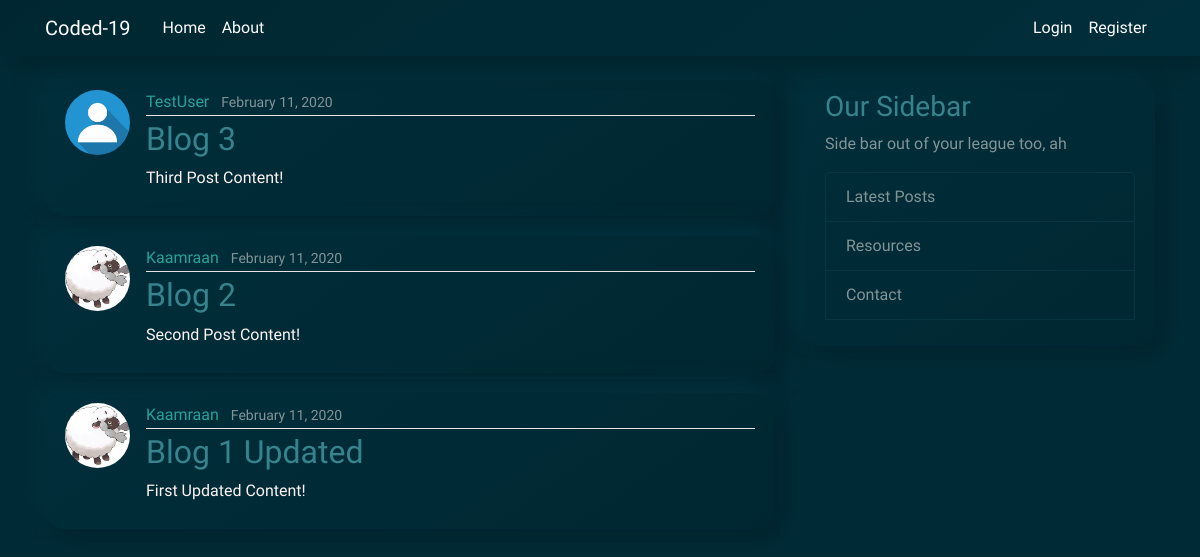
The app's page /, older data.
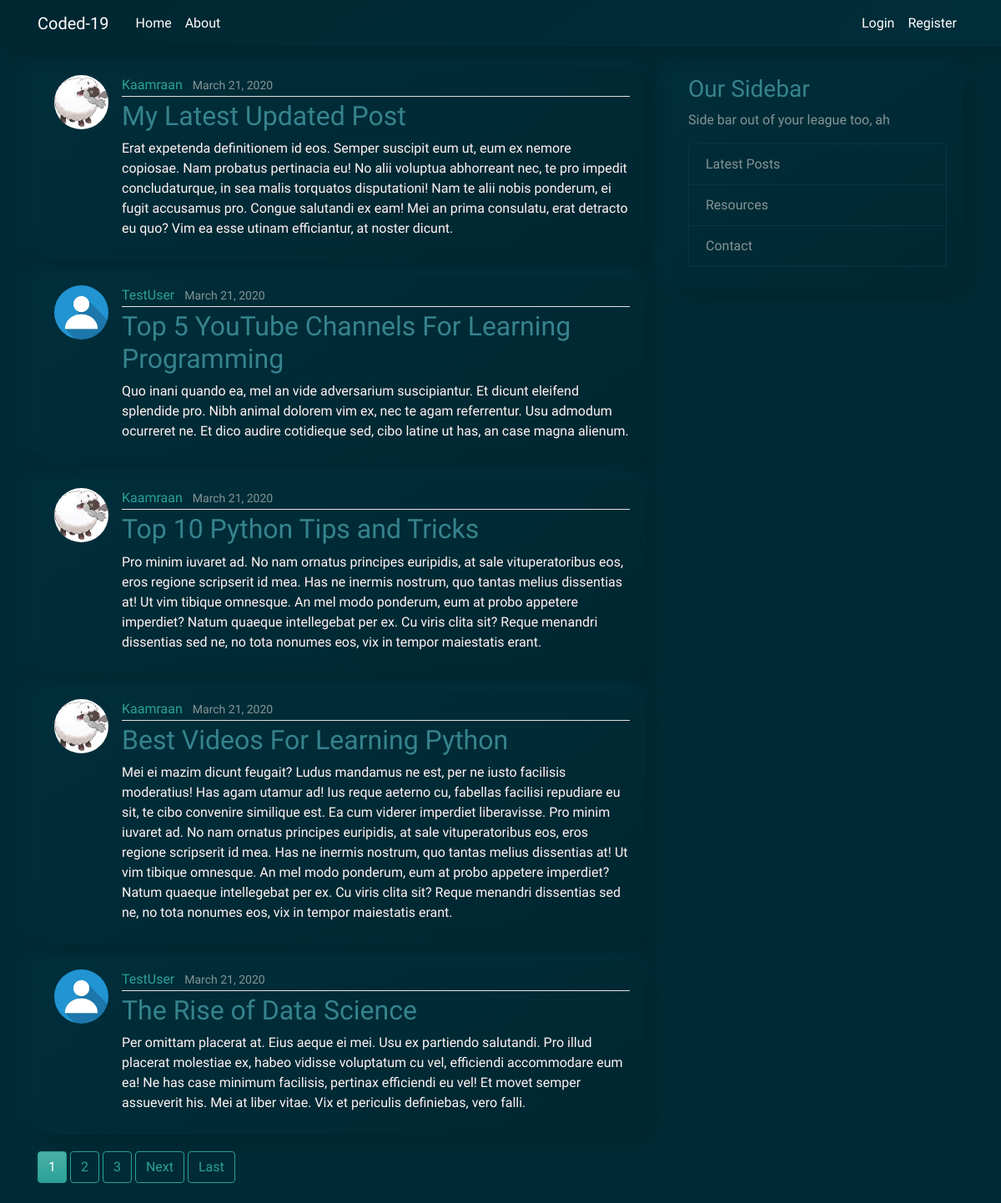
The same page, newer data.
### blog/models.py (models this page shows, shortened)
class Post(models.Model):
	title = models.CharField(max_length=100)
	content = models.TextField()
	date_posted = models.DateTimeField(default=timezone.now)
	author = models.ForeignKey(User, on_delete=models.CASCADE)

### users/models.py (models this page shows, shortened)
class Profile(models.Model):
	user = models.OneToOneField(User, on_delete=models.CASCADE)
	image = models.ImageField(default='default.jpg', upload_to='profile_pics')

### blog/views.py (the view)
# urls.py: path('', PostListView.as_view(), name='blog-home'),
class PostListView(ListView):
	model = Post
	template_name = 'blog/home.html'
	context_object_name = 'posts'
	ordering = ['-date_posted']
	paginate_by = 5

### blog/templates/blog/home.html (shortened to what this page needs)
{% extends "blog/base.html" %}
{% block content %}
	{% for post in posts  %}
		<article class="media content-section">
		  <img class="rounded-circle article-img" src="{{ post.author.profile.image.url }}">
		  <div class="media-body">
		    <div class="article-metadata">
		      <a class="mr-2" href="{% url 'user-posts' post.author.username %}">{{ post.author }}</a>
		      <small class="text-muted">{{ post.date_posted|date:"F d, Y" }}</small>
		    </div>
		    <h2><a class="article-title" href="{% url 'post-detail' post.id %}">{{ post.title }}</a></h2>
		    <p class="article-">{{ post.content }}</p>
		  </div>
		</article>
	{% endfor %}
	{% if is_paginated %}
		{% for num in page_obj.paginator.page_range %}
			{% if page_obj.number == num %}
				<a class="btn btn-success mb-4" href="?page={{ num }}">{{ num }}</a>
			{% elif num > page_obj.number|add:'-3' and num < page_obj.number|add:'3'%}
				<a class="btn btn-outline-success mb-4" href="?page={{ num }}">{{ num }}</a>
			{% endif %}
		{% endfor %}
		{% if page_obj.has_next %}
			<a class="btn btn-outline-success mb-4" href="?page={{ page_obj.next_page_number }}">Next</a>
			<a class="btn btn-outline-success mb-4" href="?page={{ page_obj.paginator.num_pages }}">Last</a>
		{% endif %}
	{% endif %}
{% endblock content %}

Row changes from the older to the newer data that the page shows:
no longer on this page (row unchanged): Post: author.profile.image (placeholder picture), author "TestUser", date_posted "February 11, 2020", title "Blog 3", content "Third Post Content!"
no longer on this page (row unchanged): Post: author.profile.image (picture), author "Kaamraan", date_posted "February 11, 2020", title "Blog 2", content "Second Post Content!"
no longer on this page (row unchanged): Post: author.profile.image (picture), author "Kaamraan", date_posted "February 11, 2020", title "Blog 1 Updated", content "First Updated Content!"
added Post: author.profile.image (picture), author "Kaamraan", date_posted "March 21, 2020", title "My Latest Updated Post", content "Erat expetenda definitionem id eos. Semper suscipit eum ut, eum ex nemore copiosae. Nam probatus pertinacia eu! No alii voluptua abhorreant nec, te pro impedit concludaturque, in sea malis torquatos disputationi! Nam te alii nobis ponderum, ei fugit accusamus pro. Congue salutandi ex eam! Mei an prima consulatu, erat detracto eu quo? Vim ea esse utinam efficiantur, at noster dicunt."
added Post: author.profile.image (placeholder picture), author "TestUser", date_posted "March 21, 2020", title "Top 5 YouTube Channels For Learning Programming", content "Quo inani quando ea, mel an vide adversarium suscipiantur. Et dicunt eleifend splendide pro. Nibh animal dolorem vim ex, nec te agam referrentur. Usu admodum ocurreret ne. Et dico audire cotidieque sed, cibo latine ut has, an case magna alienum."
added Post: author.profile.image (picture), author "Kaamraan", date_posted "March 21, 2020", title "Top 10 Python Tips and Tricks", content "Pro minim iuvaret ad. No nam ornatus principes euripidis, at sale vituperatoribus eos, eros regione scripserit id mea. Has ne inermis nostrum, quo tantas melius dissentias at! Ut vim tibique omnesque. An mel modo ponderum, eum at probo appetere imperdiet? Natum quaeque intellegebat per ex. Cu viris clita sit? Reque menandri dissentias sed ne, no tota nonumes eos, vix in tempor maiestatis erant."
added Post: author.profile.image (picture), author "Kaamraan", date_posted "March 21, 2020", title "Best Videos For Learning Python", content "Mei ei mazim dicunt feugait? Ludus mandamus ne est, per ne iusto facilisis moderatius! Has agam utamur ad! Ius reque aeterno cu, fabellas facilisi repudiare eu sit, te cibo convenire similique est. Ea cum viderer imperdiet liberavisse. Pro minim iuvaret ad. No nam ornatus principes euripidis, at sale vituperatoribus eos, eros regione scripserit id mea. Has ne inermis nostrum, quo tantas melius dissentias at! Ut vim tibique omnesque. An mel modo ponderum, eum at probo appetere imperdiet? Natum quaeque intellegebat per ex. Cu viris clita sit? Reque menandri dissentias sed ne, no tota nonumes eos, vix in tempor maiestatis erant."
added Post: author.profile.image (placeholder picture), author "TestUser", date_posted "March 21, 2020", title "The Rise of Data Science", content "Per omittam placerat at. Eius aeque ei mei. Usu ex partiendo salutandi. Pro illud placerat molestiae ex, habeo vidisse voluptatum cu vel, efficiendi accommodare eum ea! Ne has case minimum facilisis, pertinax efficiendi eu vel! Et movet semper assueverit his. Mei at liber vitae. Vix et periculis definiebas, vero falli."
Text that changed along with them:
new list line: "1"
new list line: "2"
new list line: "3"
text now shown: "Next Last"
